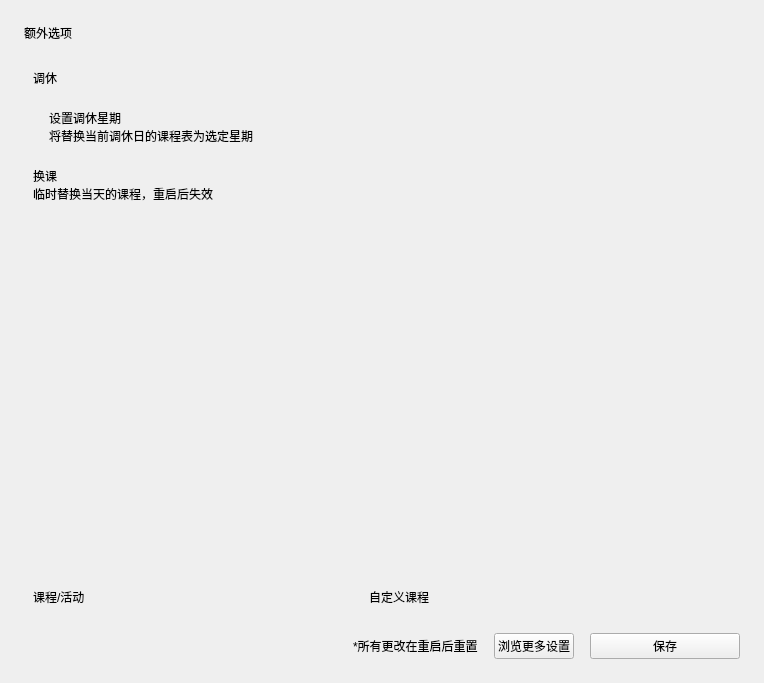
<?xml version="1.0" encoding="UTF-8"?>
<ui version="4.0">
 <class>Form</class>
 <widget class="QWidget" name="Form">
  <property name="geometry">
   <rect>
    <x>0</x>
    <y>0</y>
    <width>764</width>
    <height>683</height>
   </rect>
  </property>
  <property name="windowTitle">
   <string>Form</string>
  </property>
  <layout class="QVBoxLayout" name="verticalLayout_2">
   <property name="spacing">
    <number>18</number>
   </property>
   <property name="leftMargin">
    <number>24</number>
   </property>
   <property name="topMargin">
    <number>24</number>
   </property>
   <property name="rightMargin">
    <number>24</number>
   </property>
   <property name="bottomMargin">
    <number>24</number>
   </property>
   <item>
    <widget class="TitleLabel" name="TitleLabel">
     <property name="text">
      <string>额外选项</string>
     </property>
    </widget>
   </item>
   <item>
    <widget class="SmoothScrollArea" name="ex_scroll">
     <property name="styleSheet">
      <string notr="true">background: transparent; border: none</string>
     </property>
     <property name="widgetResizable">
      <bool>true</bool>
     </property>
     <widget class="QWidget" name="scrollAreaWidgetContents">
      <property name="geometry">
       <rect>
        <x>0</x>
        <y>0</y>
        <width>716</width>
        <height>525</height>
       </rect>
      </property>
      <layout class="QVBoxLayout" name="verticalLayout_3">
       <item>
        <widget class="SubtitleLabel" name="SubtitleLabel_2">
         <property name="text">
          <string>调休</string>
         </property>
        </widget>
       </item>
       <item>
        <widget class="CardWidget" name="CardWidget_2">
         <property name="sizePolicy">
          <sizepolicy hsizetype="Preferred" vsizetype="Preferred">
           <horstretch>0</horstretch>
           <verstretch>0</verstretch>
          </sizepolicy>
         </property>
         <property name="minimumSize">
          <size>
           <width>0</width>
           <height>0</height>
          </size>
         </property>
         <layout class="QHBoxLayout" name="horizontalLayout_3">
          <property name="leftMargin">
           <number>16</number>
          </property>
          <property name="topMargin">
           <number>16</number>
          </property>
          <property name="rightMargin">
           <number>16</number>
          </property>
          <property name="bottomMargin">
           <number>16</number>
          </property>
          <item>
           <layout class="QVBoxLayout" name="verticalLayout">
            <property name="spacing">
             <number>0</number>
            </property>
            <item>
             <widget class="StrongBodyLabel" name="StrongBodyLabel_2">
              <property name="text">
               <string>设置调休星期</string>
              </property>
             </widget>
            </item>
            <item>
             <widget class="CaptionLabel" name="CaptionLabel">
              <property name="text">
               <string>将替换当前调休日的课程表为选定星期</string>
              </property>
             </widget>
            </item>
           </layout>
          </item>
          <item>
           <widget class="ComboBox" name="select_temp_schedule">
            <property name="sizePolicy">
             <sizepolicy hsizetype="Maximum" vsizetype="Fixed">
              <horstretch>0</horstretch>
              <verstretch>0</verstretch>
             </sizepolicy>
            </property>
           </widget>
          </item>
          <item>
           <widget class="ComboBox" name="select_temp_week">
            <property name="sizePolicy">
             <sizepolicy hsizetype="Maximum" vsizetype="Fixed">
              <horstretch>0</horstretch>
              <verstretch>0</verstretch>
             </sizepolicy>
            </property>
           </widget>
          </item>
         </layout>
        </widget>
       </item>
       <item>
        <layout class="QVBoxLayout" name="verticalLayout_4">
         <property name="spacing">
          <number>0</number>
         </property>
         <item>
          <widget class="SubtitleLabel" name="SubtitleLabel">
           <property name="text">
            <string>换课</string>
           </property>
          </widget>
         </item>
         <item>
          <widget class="CaptionLabel" name="CaptionLabel_3">
           <property name="text">
            <string>临时替换当天的课程，重启后失效</string>
           </property>
          </widget>
         </item>
        </layout>
       </item>
       <item>
        <widget class="ListWidget" name="schedule_list">
         <property name="sizePolicy">
          <sizepolicy hsizetype="Expanding" vsizetype="MinimumExpanding">
           <horstretch>0</horstretch>
           <verstretch>0</verstretch>
          </sizepolicy>
         </property>
         <property name="minimumSize">
          <size>
           <width>0</width>
           <height>275</height>
          </size>
         </property>
         <property name="sizeAdjustPolicy">
          <enum>QAbstractScrollArea::AdjustToContents</enum>
         </property>
        </widget>
       </item>
       <item>
        <layout class="QHBoxLayout" name="horizontalLayout">
         <property name="spacing">
          <number>5</number>
         </property>
         <item>
          <widget class="BodyLabel" name="BodyLabel_2">
           <property name="sizePolicy">
            <sizepolicy hsizetype="Fixed" vsizetype="Preferred">
             <horstretch>0</horstretch>
             <verstretch>0</verstretch>
            </sizepolicy>
           </property>
           <property name="text">
            <string>课程/活动</string>
           </property>
           <property name="alignment">
            <set>Qt::AlignLeading|Qt::AlignLeft|Qt::AlignVCenter</set>
           </property>
          </widget>
         </item>
         <item>
          <widget class="ComboBox" name="class_combo">
           <property name="sizePolicy">
            <sizepolicy hsizetype="Minimum" vsizetype="Fixed">
             <horstretch>0</horstretch>
             <verstretch>0</verstretch>
            </sizepolicy>
           </property>
          </widget>
         </item>
         <item>
          <widget class="BodyLabel" name="BodyLabel_3">
           <property name="sizePolicy">
            <sizepolicy hsizetype="Fixed" vsizetype="Preferred">
             <horstretch>0</horstretch>
             <verstretch>0</verstretch>
            </sizepolicy>
           </property>
           <property name="text">
            <string>自定义课程</string>
           </property>
          </widget>
         </item>
         <item>
          <widget class="LineEdit" name="custom_class">
           <property name="sizePolicy">
            <sizepolicy hsizetype="Minimum" vsizetype="Fixed">
             <horstretch>0</horstretch>
             <verstretch>0</verstretch>
            </sizepolicy>
           </property>
           <property name="readOnly">
            <bool>false</bool>
           </property>
          </widget>
         </item>
         <item>
          <widget class="ToolButton" name="set_button"/>
         </item>
        </layout>
       </item>
      </layout>
     </widget>
    </widget>
   </item>
   <item>
    <layout class="QHBoxLayout" name="horizontalLayout_4" stretch="0,0,0,0">
     <property name="spacing">
      <number>16</number>
     </property>
     <item>
      <spacer name="horizontalSpacer">
       <property name="orientation">
        <enum>Qt::Horizontal</enum>
       </property>
       <property name="sizeHint" stdset="0">
        <size>
         <width>40</width>
         <height>20</height>
        </size>
       </property>
      </spacer>
     </item>
     <item>
      <widget class="CaptionLabel" name="CaptionLabel_2">
       <property name="text">
        <string>*所有更改在重启后重置</string>
       </property>
      </widget>
     </item>
     <item>
      <widget class="HyperlinkButton" name="redirect_to_settings">
       <property name="text">
        <string>浏览更多设置</string>
       </property>
      </widget>
     </item>
     <item>
      <widget class="PrimaryPushButton" name="save_temp_conf">
       <property name="sizePolicy">
        <sizepolicy hsizetype="Fixed" vsizetype="Minimum">
         <horstretch>0</horstretch>
         <verstretch>0</verstretch>
        </sizepolicy>
       </property>
       <property name="minimumSize">
        <size>
         <width>150</width>
         <height>0</height>
        </size>
       </property>
       <property name="text">
        <string>保存</string>
       </property>
      </widget>
     </item>
    </layout>
   </item>
  </layout>
 </widget>
 <customwidgets>
  <customwidget>
   <class>ComboBox</class>
   <extends>QPushButton</extends>
   <header>qfluentwidgets</header>
  </customwidget>
  <customwidget>
   <class>HyperlinkButton</class>
   <extends>PushButton</extends>
   <header>qfluentwidgets</header>
  </customwidget>
  <customwidget>
   <class>PushButton</class>
   <extends>QPushButton</extends>
   <header>qfluentwidgets</header>
  </customwidget>
  <customwidget>
   <class>PrimaryPushButton</class>
   <extends>PushButton</extends>
   <header>qfluentwidgets</header>
  </customwidget>
  <customwidget>
   <class>ToolButton</class>
   <extends>QToolButton</extends>
   <header>qfluentwidgets</header>
  </customwidget>
  <customwidget>
   <class>CardWidget</class>
   <extends>QFrame</extends>
   <header>qfluentwidgets</header>
   <container>1</container>
  </customwidget>
  <customwidget>
   <class>SmoothScrollArea</class>
   <extends>QScrollArea</extends>
   <header>qfluentwidgets</header>
   <container>1</container>
  </customwidget>
  <customwidget>
   <class>CaptionLabel</class>
   <extends>QLabel</extends>
   <header>qfluentwidgets</header>
  </customwidget>
  <customwidget>
   <class>BodyLabel</class>
   <extends>QLabel</extends>
   <header>qfluentwidgets</header>
  </customwidget>
  <customwidget>
   <class>StrongBodyLabel</class>
   <extends>QLabel</extends>
   <header>qfluentwidgets</header>
  </customwidget>
  <customwidget>
   <class>SubtitleLabel</class>
   <extends>QLabel</extends>
   <header>qfluentwidgets</header>
  </customwidget>
  <customwidget>
   <class>TitleLabel</class>
   <extends>QLabel</extends>
   <header>qfluentwidgets</header>
  </customwidget>
  <customwidget>
   <class>LineEdit</class>
   <extends>QLineEdit</extends>
   <header>qfluentwidgets</header>
  </customwidget>
  <customwidget>
   <class>ListWidget</class>
   <extends>QListWidget</extends>
   <header>qfluentwidgets</header>
  </customwidget>
 </customwidgets>
 <resources/>
 <connections/>
</ui>
